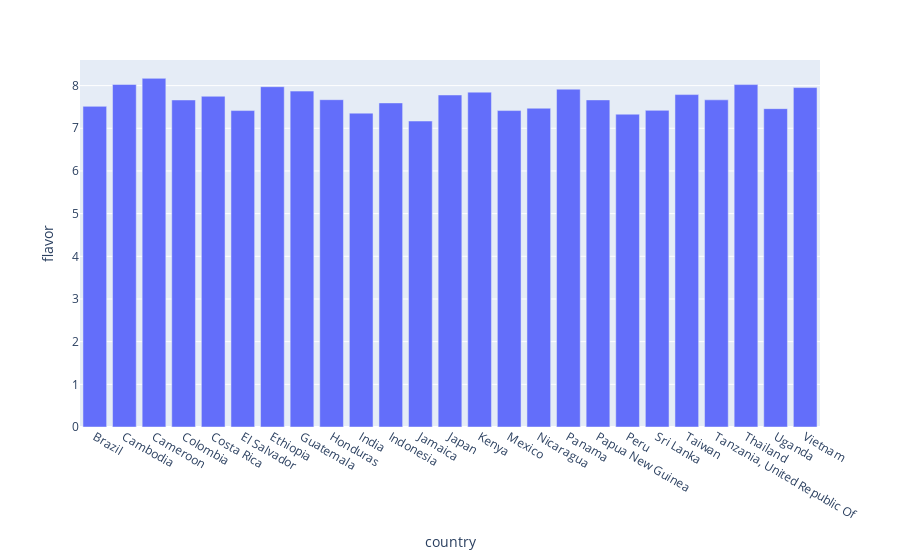

Notebook code cell kept with this figure:
### Code cell
coffee_grouped_flavor = working.groupby('country')['flavor'].mean().reset_index()
px.bar(coffee_grouped_flavor, x='country', y='flavor')

### Figure 1 — Plotly figure (JSON) as saved in the notebook; plotly's stock layout.template omitted (floating-point values rounded to 4 significant figures)
{"data": [{"hovertemplate": "country=%{x}<br>flavor=%{y}<extra></extra>", "legendgroup": "", "marker": {"color": "#636efa", "pattern": {"shape": ""}}, "name": "", "orientation": "v", "showlegend": false, "textposition": "auto", "type": "bar", "x": ["Brazil", "Cambodia", "Cameroon", "Colombia", "Costa Rica", "El Salvador", "Ethiopia", "Guatemala", "Honduras", "India", "Indonesia", "Jamaica", "Japan", "Kenya", "Mexico", "Nicaragua", "Panama", "Papua New Guinea", "Peru", "Sri Lanka", "Taiwan", "Tanzania, United Republic Of", "Thailand", "Uganda", "Vietnam"], "xaxis": "x", "y": [7.514, 8.027, 8.17, 7.663, 7.75, 7.415, 7.974, 7.871, 7.67, 7.355, 7.594, 7.17, 7.78, 7.847, 7.415, 7.47, 7.917, 7.665, 7.33, 7.42, 7.789, 7.667, 8.024, 7.46, 7.953], "yaxis": "y"}], "layout": {"barmode": "relative", "legend": {"tracegroupgap": 0}, "margin": {"t": 60}, "xaxis": {"anchor": "y", "domain": [0, 1], "title": {"text": "country"}}, "yaxis": {"anchor": "x", "domain": [0, 1], "title": {"text": "flavor"}}}}
